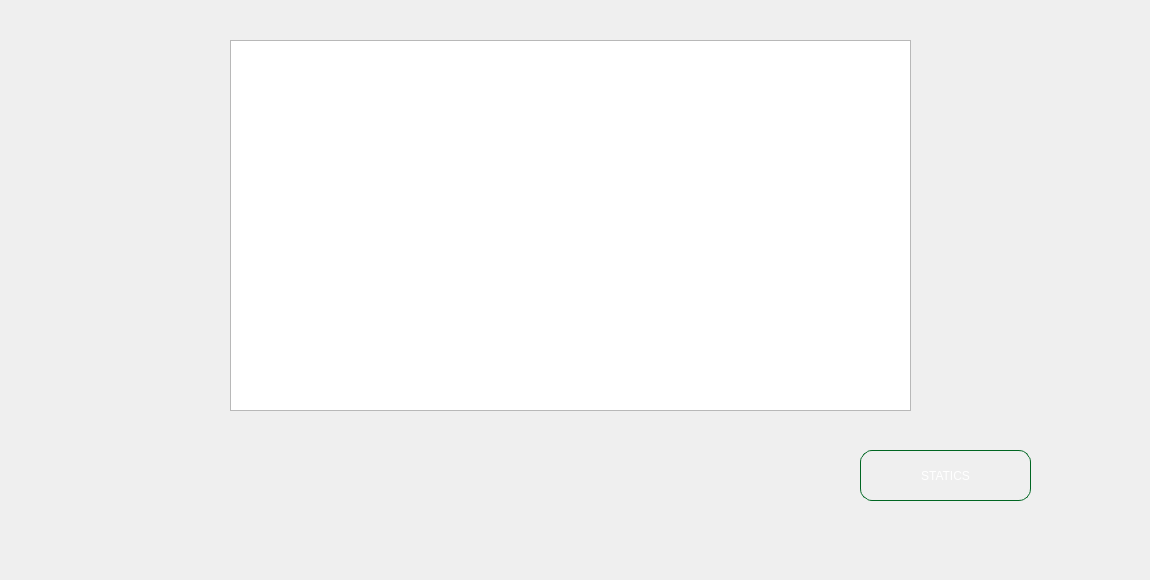
    <widget class="QWidget" name="ResidentContract">
     <attribute name="title">
      <string>STATICS</string>
     </attribute>
     <widget class="QWidget" name="widget_21" native="true">
      <property name="geometry">
       <rect>
        <x>0</x>
        <y>0</y>
        <width>1141</width>
        <height>571</height>
       </rect>
      </property>
      <widget class="QPushButton" name="statistics_pushButton">
       <property name="geometry">
        <rect>
         <x>860</x>
         <y>450</y>
         <width>171</width>
         <height>51</height>
        </rect>
       </property>
       <property name="styleSheet">
        <string notr="true">QPushButton { 
    font: 700 italic 10pt &quot;Times New Roman&quot;;
    color: white;
    background: qlineargradient(
        x1: 0, y1: 0, x2: 1, y2: 1,
        stop: 0 #00ff66,   /* vert clair vif */
        stop: 1 #009933    /* vert un peu plus foncé */
    );
    border: 1px solid #006622; /* contour vert foncé subtil */
    border-radius: 12px;
    padding: 6px;
}

QPushButton:hover {
    background: qlineargradient(
        x1: 0, y1: 0, x2: 1, y2: 1,
        stop: 0 #00cc55,   /* vert foncé */
        stop: 1 #007722    /* vert encore plus profond */
    );
}
</string>
       </property>
       <property name="text">
        <string>STATICS</string>
       </property>
      </widget>
      <widget class="QGraphicsView" name="graphicsView">
       <property name="geometry">
        <rect>
         <x>230</x>
         <y>40</y>
         <width>681</width>
         <height>371</height>
        </rect>
       </property>
      </widget>
     </widget>
    </widget>
